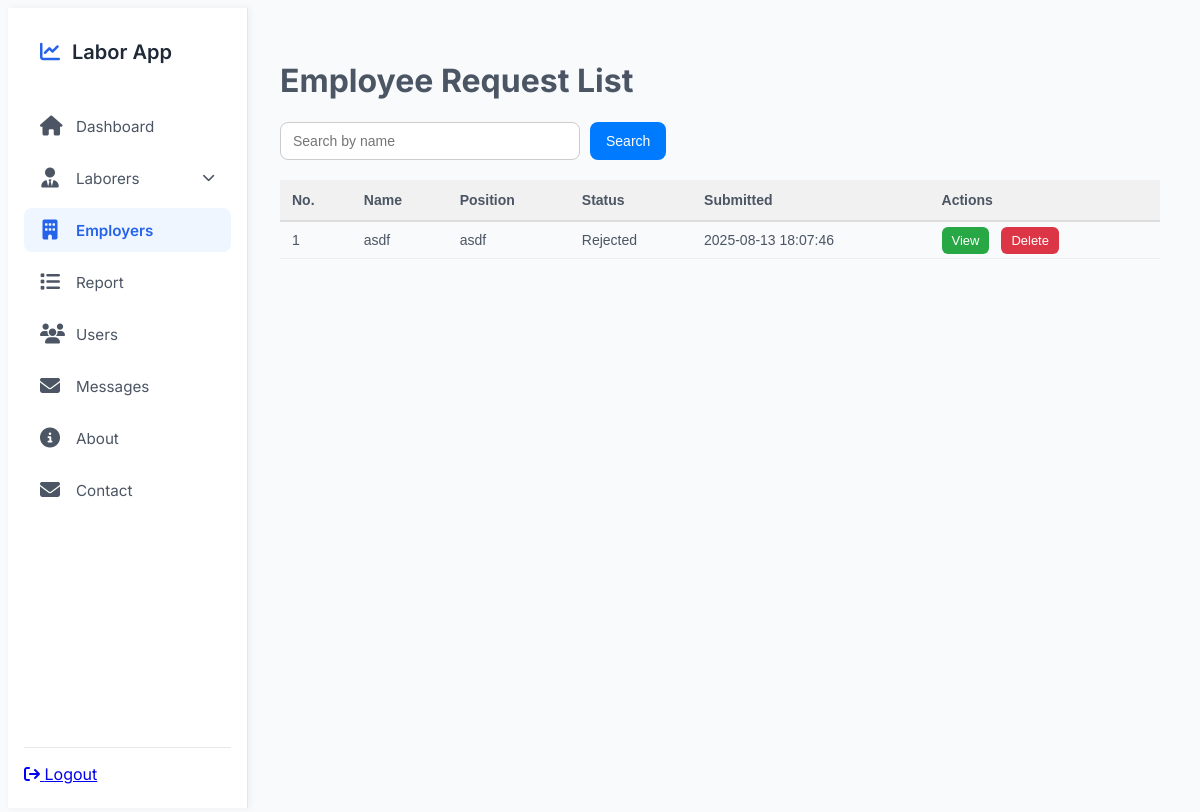
/admin?vr=employer (signed in), run on an earlier commit of the app's database.
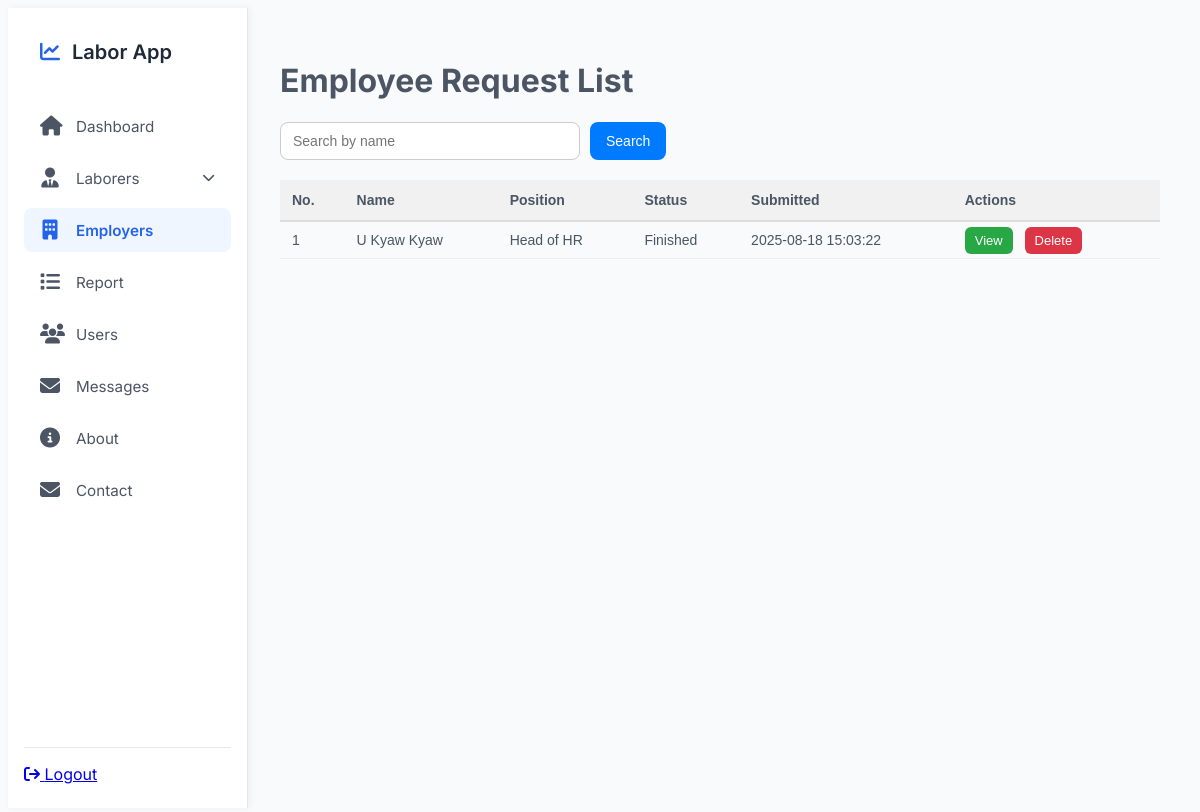
And on a later commit of the database.
### tables this page shows
CREATE TABLE `employee_req_form` (
  `id` int(11) NOT NULL,
  `user_id` int(11) NOT NULL,
  `name` varchar(255) NOT NULL,
  `position` varchar(255) NOT NULL,
  `department_address` text DEFAULT NULL,
  `phone` varchar(20) DEFAULT NULL,
  `report_receiver_name` varchar(200) DEFAULT NULL,
  `report_receiver_position` varchar(200) NOT NULL,
  `report_receiver_address` text NOT NULL,
  `report_receiver_time` datetime NOT NULL,
  `occupation` longtext NOT NULL CHECK (json_valid(`occupation`)),
  `department_confirm_sign` longtext DEFAULT NULL,
  `department_confirm_stamp` longtext DEFAULT NULL,
  `status` enum('Pending','Department Approvel','Rejected','Finished','Confirmed') NOT NULL DEFAULT 'Pending',
  `is_resubmit` tinyint(1) NOT NULL DEFAULT 0,
  `submitted_at` timestamp NOT NULL DEFAULT current_timestamp()
);

### admin/views/employer/EmployeeReqForm.php (called while the page is built, shortened)
<?php
class EmployeeReqForm extends Connection
{
    public function readAll()
    {
        $query = parent::$connection->query("SELECT * FROM employee_req_form ORDER BY id DESC");
        return $query->fetch_all(MYSQLI_ASSOC);
    }
}

### admin/views/employer/index.php (the view, shortened to what this page needs)
<?php
require_once __DIR__ . '/EmployeeReqForm.php';
$reqModel = new EmployeeReqForm();
?>
<h1>Employee Request List</h1>
<div class="search-form">
    <form action="" method="GET">
        <input type="text" name="s" placeholder="Search by name"
            value="<?= isset($_GET['s']) ? htmlspecialchars($_GET['s']) : '' ?>" />
        <button type="submit">Search</button>
    </form>
</div>
<table>
    <thead>
        <tr>
            <th>No.</th>
            <th>Name</th>
            <th>Position</th>
            <th>Status</th>
            <th>Submitted</th>
            <th>Actions</th>
        </tr>
    </thead>
    <tbody>
        <?php
        $no = 0;
        foreach ($reqModel->readAll() as $req):
            $no += 1;
            ?>
            <tr>
                <td><?= $no ?></td>
                <td><?= htmlspecialchars($req['name']) ?></td>
                <td><?= htmlspecialchars($req['position']) ?></td>
                <td><?= htmlspecialchars($req['status']) ?></td>
                <td><?= htmlspecialchars($req['submitted_at']) ?></td>
                <td class="actions">
                    <a href="?vr=employer&fid=<?= $req['id'] ?>">View</a>
                    <a href="actions/delete_req_form.php?id=<?= $req['id'] ?>"
                        onclick="return confirm('Are you sure you want to delete this labor?')">Delete</a>
                </td>
            </tr>
        <?php endforeach; ?>
    </tbody>
</table>

What changed in the data, as far as the page shows it:
removed employee_req_form: name "asdf", position "asdf", status "Rejected", submitted_at "2025-08-13 18:07:46"
added employee_req_form: name "U Kyaw Kyaw", position "Head of HR", status "Finished", submitted_at "2025-08-18 15:03:22"
